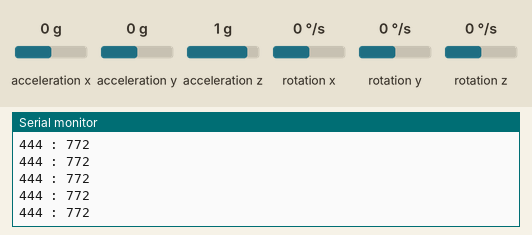
Bench run of a sketch on a simulated Arduino Uno, built with avr-gcc and run on an emulated ATmega328P. On the bench: the last lines printed to the serial monitor. The test bench sets the inputs (shaded band); at power-on: acceleration x 0 g, acceleration y 0 g, acceleration z 1 g, rotation x 0 °/s, rotation y 0 °/s, rotation z 0 °/s.

Above: at 1.2 s.
1.3 s: acceleration x set to -1.4 g
At 2.0 s:
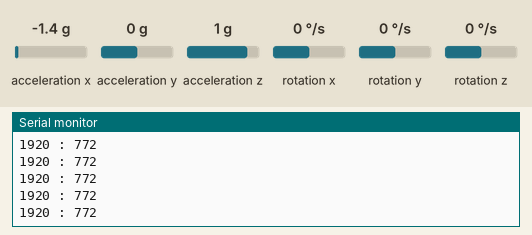
2.8 s: acceleration y set to -1.4 g
At 3.4 s:
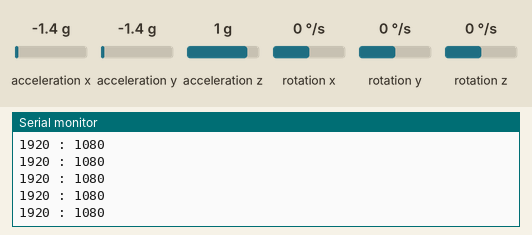
5.8 s: acceleration x set to 0 g
At 6.8 s:
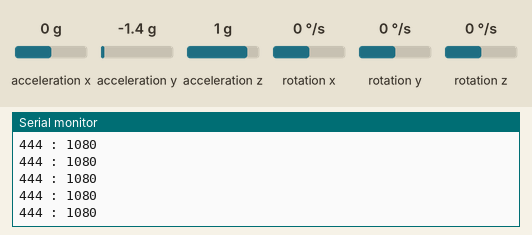

The sketch:

TX_KEYBOARD.ino
```cpp
#include <Wire.h>
#include <MPU6050.h>

MPU6050 mpu;
int16_t ax, ay, az, gx, gy, gz;

int Keyboard_Mapper(int a)
{
  if (a < -80)
    return -50;
  else if (a < -65)
    return -40;
  else if (a < -45)
    return -30;
  else if (a < -25)
    return -20;
  else if (a < -15)
    return -10;
  else if (a > 85)
    return 50;
  else if (a > 65)
    return 40;
  else if (a > 45)
    return 30;
  else if (a > 25)
    return 20;
  else if (a > 15)
    return 10;
  else
  return 0;
}

void setup()
{
  Serial.begin(9600);    // initialize serial communications at 9600 bps:
  Wire.begin();
  mpu.initialize();     // initialize I2c communication
  if (!mpu.testConnection()) {
    while (1);
  }
}

void loop() {
  // Fetch the values from accelerometer
  mpu.getMotion6(&ax, &ay, &az, &gx, &gy, &gz);
//  Serial.print(ax);
//  Serial.print(" : ");
//  Serial.println(ay);

  int vx = map(ax, -10000, 3000, 1920, 0);
  int vy = map(ay, -4000, 10000, 1080, 0);

  int constrained_x = constrain(vx,0,1920);
  int constrained_y = constrain(vy,0,1080);
//
  Serial.print(constrained_x);
  Serial.print(" : ");
  Serial.println(constrained_y);
//  Serial.print(Keyboard_Mapper(vx));
//  Serial.print(":");
//  Serial.println(Keyboard_Mapper(vy));
  delay(20);
}
```

Measured:
- after the input at 1.3 s, the serial monitor: prints a new line at once (image 1)
- after the input at 2.8 s, the serial monitor: prints a new line at once (image 2)
- after the input at 5.8 s, the serial monitor: prints a new line at once (image 3)
